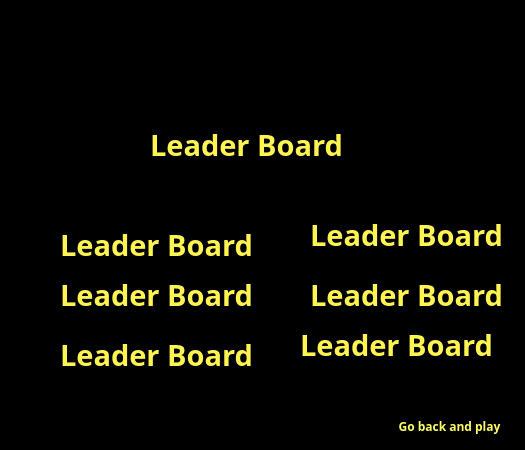
<?xml version="1.0" encoding="UTF-8"?>
<ui version="4.0">
 <class>LeaderBoard</class>
 <widget class="QWidget" name="LeaderBoard">
  <property name="windowModality">
   <enum>Qt::NonModal</enum>
  </property>
  <property name="enabled">
   <bool>true</bool>
  </property>
  <property name="geometry">
   <rect>
    <x>0</x>
    <y>0</y>
    <width>525</width>
    <height>450</height>
   </rect>
  </property>
  <property name="minimumSize">
   <size>
    <width>525</width>
    <height>450</height>
   </size>
  </property>
  <property name="maximumSize">
   <size>
    <width>525</width>
    <height>450</height>
   </size>
  </property>
  <property name="palette">
   <palette>
    <active>
     <colorrole role="Base">
      <brush brushstyle="SolidPattern">
       <color alpha="255">
        <red>255</red>
        <green>255</green>
        <blue>255</blue>
       </color>
      </brush>
     </colorrole>
     <colorrole role="Window">
      <brush brushstyle="SolidPattern">
       <color alpha="255">
        <red>0</red>
        <green>0</green>
        <blue>0</blue>
       </color>
      </brush>
     </colorrole>
    </active>
    <inactive>
     <colorrole role="Base">
      <brush brushstyle="SolidPattern">
       <color alpha="255">
        <red>255</red>
        <green>255</green>
        <blue>255</blue>
       </color>
      </brush>
     </colorrole>
     <colorrole role="Window">
      <brush brushstyle="SolidPattern">
       <color alpha="255">
        <red>0</red>
        <green>0</green>
        <blue>0</blue>
       </color>
      </brush>
     </colorrole>
    </inactive>
    <disabled>
     <colorrole role="Base">
      <brush brushstyle="SolidPattern">
       <color alpha="255">
        <red>0</red>
        <green>0</green>
        <blue>0</blue>
       </color>
      </brush>
     </colorrole>
     <colorrole role="Window">
      <brush brushstyle="SolidPattern">
       <color alpha="255">
        <red>0</red>
        <green>0</green>
        <blue>0</blue>
       </color>
      </brush>
     </colorrole>
    </disabled>
   </palette>
  </property>
  <property name="windowTitle">
   <string>Pacman</string>
  </property>
  <widget class="QLabel" name="label_3">
   <property name="geometry">
    <rect>
     <x>0</x>
     <y>10</y>
     <width>531</width>
     <height>161</height>
    </rect>
   </property>
   <property name="text">
    <string/>
   </property>
   <property name="pixmap">
    <pixmap resource="Images.qrc">:/images/paclogo.png</pixmap>
   </property>
  </widget>
  <widget class="QLabel" name="label_2">
   <property name="geometry">
    <rect>
     <x>150</x>
     <y>130</y>
     <width>241</width>
     <height>29</height>
    </rect>
   </property>
   <property name="palette">
    <palette>
     <active>
      <colorrole role="WindowText">
       <brush brushstyle="SolidPattern">
        <color alpha="255">
         <red>255</red>
         <green>244</green>
         <blue>82</blue>
        </color>
       </brush>
      </colorrole>
     </active>
     <inactive>
      <colorrole role="WindowText">
       <brush brushstyle="SolidPattern">
        <color alpha="255">
         <red>255</red>
         <green>244</green>
         <blue>82</blue>
        </color>
       </brush>
      </colorrole>
     </inactive>
     <disabled>
      <colorrole role="WindowText">
       <brush brushstyle="SolidPattern">
        <color alpha="255">
         <red>127</red>
         <green>127</green>
         <blue>127</blue>
        </color>
       </brush>
      </colorrole>
     </disabled>
    </palette>
   </property>
   <property name="font">
    <font>
     <family>Arial Black</family>
     <pointsize>22</pointsize>
     <weight>75</weight>
     <bold>true</bold>
    </font>
   </property>
   <property name="frameShape">
    <enum>QFrame::NoFrame</enum>
   </property>
   <property name="frameShadow">
    <enum>QFrame::Plain</enum>
   </property>
   <property name="text">
    <string>Leader Board</string>
   </property>
   <property name="textFormat">
    <enum>Qt::AutoText</enum>
   </property>
   <property name="scaledContents">
    <bool>false</bool>
   </property>
   <property name="margin">
    <number>2</number>
   </property>
  </widget>
  <widget class="QPushButton" name="backBtn">
   <property name="geometry">
    <rect>
     <x>384</x>
     <y>410</y>
     <width>131</width>
     <height>32</height>
    </rect>
   </property>
   <property name="palette">
    <palette>
     <active>
      <colorrole role="WindowText">
       <brush brushstyle="SolidPattern">
        <color alpha="255">
         <red>0</red>
         <green>0</green>
         <blue>0</blue>
        </color>
       </brush>
      </colorrole>
      <colorrole role="Button">
       <brush brushstyle="SolidPattern">
        <color alpha="255">
         <red>0</red>
         <green>0</green>
         <blue>0</blue>
        </color>
       </brush>
      </colorrole>
      <colorrole role="ButtonText">
       <brush brushstyle="SolidPattern">
        <color alpha="255">
         <red>255</red>
         <green>255</green>
         <blue>102</blue>
        </color>
       </brush>
      </colorrole>
     </active>
     <inactive>
      <colorrole role="WindowText">
       <brush brushstyle="SolidPattern">
        <color alpha="255">
         <red>0</red>
         <green>0</green>
         <blue>0</blue>
        </color>
       </brush>
      </colorrole>
      <colorrole role="Button">
       <brush brushstyle="SolidPattern">
        <color alpha="255">
         <red>0</red>
         <green>0</green>
         <blue>0</blue>
        </color>
       </brush>
      </colorrole>
      <colorrole role="ButtonText">
       <brush brushstyle="SolidPattern">
        <color alpha="255">
         <red>255</red>
         <green>255</green>
         <blue>102</blue>
        </color>
       </brush>
      </colorrole>
     </inactive>
     <disabled>
      <colorrole role="WindowText">
       <brush brushstyle="SolidPattern">
        <color alpha="255">
         <red>127</red>
         <green>127</green>
         <blue>127</blue>
        </color>
       </brush>
      </colorrole>
      <colorrole role="Button">
       <brush brushstyle="SolidPattern">
        <color alpha="255">
         <red>0</red>
         <green>0</green>
         <blue>0</blue>
        </color>
       </brush>
      </colorrole>
      <colorrole role="ButtonText">
       <brush brushstyle="SolidPattern">
        <color alpha="255">
         <red>148</red>
         <green>148</green>
         <blue>148</blue>
        </color>
       </brush>
      </colorrole>
     </disabled>
    </palette>
   </property>
   <property name="font">
    <font>
     <family>Arial Black</family>
     <weight>75</weight>
     <bold>true</bold>
    </font>
   </property>
   <property name="text">
    <string>Go back and play</string>
   </property>
   <property name="icon">
    <iconset resource="Images.qrc">
     <normaloff>:/images/dot.png</normaloff>:/images/dot.png</iconset>
   </property>
   <property name="autoDefault">
    <bool>false</bool>
   </property>
   <property name="default">
    <bool>false</bool>
   </property>
   <property name="flat">
    <bool>true</bool>
   </property>
  </widget>
  <widget class="QLabel" name="label_4">
   <property name="geometry">
    <rect>
     <x>60</x>
     <y>230</y>
     <width>241</width>
     <height>29</height>
    </rect>
   </property>
   <property name="palette">
    <palette>
     <active>
      <colorrole role="WindowText">
       <brush brushstyle="SolidPattern">
        <color alpha="255">
         <red>255</red>
         <green>244</green>
         <blue>82</blue>
        </color>
       </brush>
      </colorrole>
     </active>
     <inactive>
      <colorrole role="WindowText">
       <brush brushstyle="SolidPattern">
        <color alpha="255">
         <red>255</red>
         <green>244</green>
         <blue>82</blue>
        </color>
       </brush>
      </colorrole>
     </inactive>
     <disabled>
      <colorrole role="WindowText">
       <brush brushstyle="SolidPattern">
        <color alpha="255">
         <red>127</red>
         <green>127</green>
         <blue>127</blue>
        </color>
       </brush>
      </colorrole>
     </disabled>
    </palette>
   </property>
   <property name="font">
    <font>
     <family>Arial Black</family>
     <pointsize>22</pointsize>
     <weight>75</weight>
     <bold>true</bold>
    </font>
   </property>
   <property name="frameShape">
    <enum>QFrame::NoFrame</enum>
   </property>
   <property name="frameShadow">
    <enum>QFrame::Plain</enum>
   </property>
   <property name="text">
    <string>Leader Board</string>
   </property>
   <property name="textFormat">
    <enum>Qt::AutoText</enum>
   </property>
   <property name="scaledContents">
    <bool>false</bool>
   </property>
   <property name="margin">
    <number>2</number>
   </property>
  </widget>
  <widget class="QLabel" name="label_5">
   <property name="geometry">
    <rect>
     <x>60</x>
     <y>280</y>
     <width>241</width>
     <height>29</height>
    </rect>
   </property>
   <property name="palette">
    <palette>
     <active>
      <colorrole role="WindowText">
       <brush brushstyle="SolidPattern">
        <color alpha="255">
         <red>255</red>
         <green>244</green>
         <blue>82</blue>
        </color>
       </brush>
      </colorrole>
     </active>
     <inactive>
      <colorrole role="WindowText">
       <brush brushstyle="SolidPattern">
        <color alpha="255">
         <red>255</red>
         <green>244</green>
         <blue>82</blue>
        </color>
       </brush>
      </colorrole>
     </inactive>
     <disabled>
      <colorrole role="WindowText">
       <brush brushstyle="SolidPattern">
        <color alpha="255">
         <red>127</red>
         <green>127</green>
         <blue>127</blue>
        </color>
       </brush>
      </colorrole>
     </disabled>
    </palette>
   </property>
   <property name="font">
    <font>
     <family>Arial Black</family>
     <pointsize>22</pointsize>
     <weight>75</weight>
     <bold>true</bold>
    </font>
   </property>
   <property name="frameShape">
    <enum>QFrame::NoFrame</enum>
   </property>
   <property name="frameShadow">
    <enum>QFrame::Plain</enum>
   </property>
   <property name="text">
    <string>Leader Board</string>
   </property>
   <property name="textFormat">
    <enum>Qt::AutoText</enum>
   </property>
   <property name="scaledContents">
    <bool>false</bool>
   </property>
   <property name="margin">
    <number>2</number>
   </property>
  </widget>
  <widget class="QLabel" name="label_6">
   <property name="geometry">
    <rect>
     <x>60</x>
     <y>340</y>
     <width>241</width>
     <height>29</height>
    </rect>
   </property>
   <property name="palette">
    <palette>
     <active>
      <colorrole role="WindowText">
       <brush brushstyle="SolidPattern">
        <color alpha="255">
         <red>255</red>
         <green>244</green>
         <blue>82</blue>
        </color>
       </brush>
      </colorrole>
     </active>
     <inactive>
      <colorrole role="WindowText">
       <brush brushstyle="SolidPattern">
        <color alpha="255">
         <red>255</red>
         <green>244</green>
         <blue>82</blue>
        </color>
       </brush>
      </colorrole>
     </inactive>
     <disabled>
      <colorrole role="WindowText">
       <brush brushstyle="SolidPattern">
        <color alpha="255">
         <red>127</red>
         <green>127</green>
         <blue>127</blue>
        </color>
       </brush>
      </colorrole>
     </disabled>
    </palette>
   </property>
   <property name="font">
    <font>
     <family>Arial Black</family>
     <pointsize>22</pointsize>
     <weight>75</weight>
     <bold>true</bold>
    </font>
   </property>
   <property name="frameShape">
    <enum>QFrame::NoFrame</enum>
   </property>
   <property name="frameShadow">
    <enum>QFrame::Plain</enum>
   </property>
   <property name="text">
    <string>Leader Board</string>
   </property>
   <property name="textFormat">
    <enum>Qt::AutoText</enum>
   </property>
   <property name="scaledContents">
    <bool>false</bool>
   </property>
   <property name="margin">
    <number>2</number>
   </property>
  </widget>
  <widget class="QLabel" name="label_7">
   <property name="geometry">
    <rect>
     <x>310</x>
     <y>220</y>
     <width>241</width>
     <height>29</height>
    </rect>
   </property>
   <property name="palette">
    <palette>
     <active>
      <colorrole role="WindowText">
       <brush brushstyle="SolidPattern">
        <color alpha="255">
         <red>255</red>
         <green>244</green>
         <blue>82</blue>
        </color>
       </brush>
      </colorrole>
     </active>
     <inactive>
      <colorrole role="WindowText">
       <brush brushstyle="SolidPattern">
        <color alpha="255">
         <red>255</red>
         <green>244</green>
         <blue>82</blue>
        </color>
       </brush>
      </colorrole>
     </inactive>
     <disabled>
      <colorrole role="WindowText">
       <brush brushstyle="SolidPattern">
        <color alpha="255">
         <red>127</red>
         <green>127</green>
         <blue>127</blue>
        </color>
       </brush>
      </colorrole>
     </disabled>
    </palette>
   </property>
   <property name="font">
    <font>
     <family>Arial Black</family>
     <pointsize>22</pointsize>
     <weight>75</weight>
     <bold>true</bold>
    </font>
   </property>
   <property name="frameShape">
    <enum>QFrame::NoFrame</enum>
   </property>
   <property name="frameShadow">
    <enum>QFrame::Plain</enum>
   </property>
   <property name="text">
    <string>Leader Board</string>
   </property>
   <property name="textFormat">
    <enum>Qt::AutoText</enum>
   </property>
   <property name="scaledContents">
    <bool>false</bool>
   </property>
   <property name="margin">
    <number>2</number>
   </property>
  </widget>
  <widget class="QLabel" name="label_8">
   <property name="geometry">
    <rect>
     <x>310</x>
     <y>280</y>
     <width>241</width>
     <height>29</height>
    </rect>
   </property>
   <property name="palette">
    <palette>
     <active>
      <colorrole role="WindowText">
       <brush brushstyle="SolidPattern">
        <color alpha="255">
         <red>255</red>
         <green>244</green>
         <blue>82</blue>
        </color>
       </brush>
      </colorrole>
     </active>
     <inactive>
      <colorrole role="WindowText">
       <brush brushstyle="SolidPattern">
        <color alpha="255">
         <red>255</red>
         <green>244</green>
         <blue>82</blue>
        </color>
       </brush>
      </colorrole>
     </inactive>
     <disabled>
      <colorrole role="WindowText">
       <brush brushstyle="SolidPattern">
        <color alpha="255">
         <red>127</red>
         <green>127</green>
         <blue>127</blue>
        </color>
       </brush>
      </colorrole>
     </disabled>
    </palette>
   </property>
   <property name="font">
    <font>
     <family>Arial Black</family>
     <pointsize>22</pointsize>
     <weight>75</weight>
     <bold>true</bold>
    </font>
   </property>
   <property name="frameShape">
    <enum>QFrame::NoFrame</enum>
   </property>
   <property name="frameShadow">
    <enum>QFrame::Plain</enum>
   </property>
   <property name="text">
    <string>Leader Board</string>
   </property>
   <property name="textFormat">
    <enum>Qt::AutoText</enum>
   </property>
   <property name="scaledContents">
    <bool>false</bool>
   </property>
   <property name="margin">
    <number>2</number>
   </property>
  </widget>
  <widget class="QLabel" name="label_9">
   <property name="geometry">
    <rect>
     <x>300</x>
     <y>330</y>
     <width>241</width>
     <height>29</height>
    </rect>
   </property>
   <property name="palette">
    <palette>
     <active>
      <colorrole role="WindowText">
       <brush brushstyle="SolidPattern">
        <color alpha="255">
         <red>255</red>
         <green>244</green>
         <blue>82</blue>
        </color>
       </brush>
      </colorrole>
     </active>
     <inactive>
      <colorrole role="WindowText">
       <brush brushstyle="SolidPattern">
        <color alpha="255">
         <red>255</red>
         <green>244</green>
         <blue>82</blue>
        </color>
       </brush>
      </colorrole>
     </inactive>
     <disabled>
      <colorrole role="WindowText">
       <brush brushstyle="SolidPattern">
        <color alpha="255">
         <red>127</red>
         <green>127</green>
         <blue>127</blue>
        </color>
       </brush>
      </colorrole>
     </disabled>
    </palette>
   </property>
   <property name="font">
    <font>
     <family>Arial Black</family>
     <pointsize>22</pointsize>
     <weight>75</weight>
     <bold>true</bold>
    </font>
   </property>
   <property name="frameShape">
    <enum>QFrame::NoFrame</enum>
   </property>
   <property name="frameShadow">
    <enum>QFrame::Plain</enum>
   </property>
   <property name="text">
    <string>Leader Board</string>
   </property>
   <property name="textFormat">
    <enum>Qt::AutoText</enum>
   </property>
   <property name="scaledContents">
    <bool>false</bool>
   </property>
   <property name="margin">
    <number>2</number>
   </property>
  </widget>
 </widget>
 <resources>
  <include location="Images.qrc"/>
 </resources>
 <connections/>
</ui>
